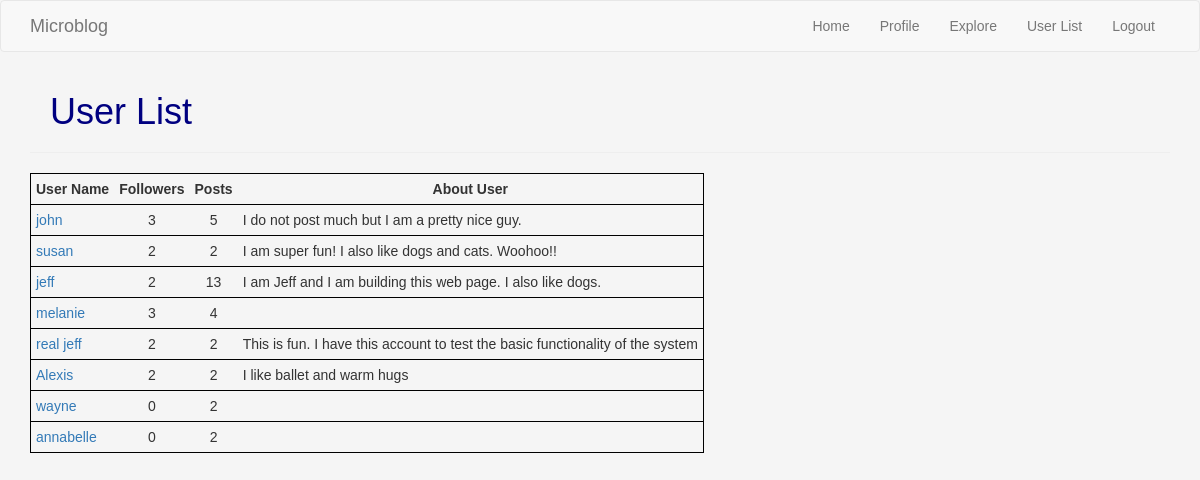
The page /user_list (signed in) on the database its author committed.
### webapp/models.py (models this page shows, shortened)
class User(UserMixin, db.Model):
    id = db.Column(db.Integer, primary_key=True)
    username = db.Column(db.String(64), index=True, unique=True)
    email = db.Column(db.String(120), index=True, unique=True)
    password_hash = db.Column(db.String(128))
    posts = db.relationship('Post', backref='author', lazy='dynamic')
    about_me = db.Column(db.String(140))
    last_seen = db.Column(db.DateTime, default=datetime.utcnow)
    followed = db.relationship(
        'User', secondary=followers,
        primaryjoin=(followers.c.follower_id == id),
        secondaryjoin=(followers.c.followed_id == id),
        backref=db.backref('followers', lazy='dynamic'), lazy='dynamic')
    def user_posts(self):
        own_posts = Post.query.filter_by(user_id=self.id)
        return own_posts.order_by(Post.timestamp.desc())

### webapp/main/routes.py (the view)
@bp.route('/user_list')
@login_required
def user_list():
    users = User.query.all()
    return render_template('user_list.html', users=users)

### webapp/main/routes.py (called while the page is built)
@bp.before_request
def before_request():
    if current_user.is_authenticated:
        current_user.last_seen = datetime.utcnow()
        db.session.commit()

### webapp/models.py (called while the page is built)
@login.user_loader
def load_user(id):
    return User.query.get(int(id))

### webapp/templates/user_list.html
{% extends "base.html" %}
{% block app_content %}
    <h1>User List</h1>
    <hr>
    <table class="user_list_table">
        <tr><th  class="user_list_cell">User Name</th>
            <th class="user_list_cell user_list_nums">Followers</th>
            <th class="user_list_cell user_list_nums">Posts</th>
            <th class="user_list_cell">About User</th></tr>
        {% for user in users %}
            <tr class="user_list_row">
                <td class="user_list_cell"><a href={{ url_for('main.user', username=user.username) }} >{{ user.username }}</a></td>
                <td class="user_list_cell user_list_nums">{{ user.followers.count() }}</td>
                <td class="user_list_cell user_list_nums">{{ user.user_posts().count() }}</td>
                <td class="user_list_cell">{% if user.about_me %}
                    {{ user.about_me }}
                {% endif %}</td>
            </tr>
        {% endfor %}
    </table>
{% endblock %}

### webapp/static/css/mystyle.css (style rules this page uses)
body { background-color: whitesmoke; font-family: Verdana, Arial, Helvetica, sans-serif; }
h1 { color: navy; margin-left: 20px; }
.user_list_table { border: 1px solid black; }
.user_list_row { border: 1px solid black; }
.user_list_cell { border: 0px solid black; }
td.user_list_cell { padding: 5px; }
th.user_list_cell { text-align: center; padding: 5px; }
.user_list_nums { text-align: center; }

### rows shown on the page
User: username "john", followers.count "3", user_posts "5", about_me "I do not post much but I am a pretty nice guy."
User: username "susan", followers.count "2", user_posts "2", about_me "I am super fun! I also like dogs and cats. Woohoo!!"
User: username "jeff", followers.count "2", user_posts "13", about_me "I am Jeff and I am building this web page. I also like dogs."
User: username "melanie", followers.count "3", user_posts "4"
User: username "real jeff", followers.count "2", user_posts "2", about_me "This is fun. I have this account to test the basic functionality of the system"
User: username "Alexis", followers.count "2", user_posts "2", about_me "I like ballet and warm hugs"
User: username "wayne", followers.count "0", user_posts "2"
User: username "annabelle", followers.count "0", user_posts "2"
